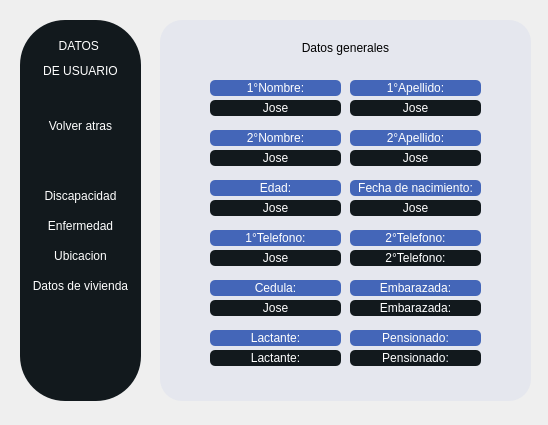
<?xml version="1.0" encoding="UTF-8"?>
<ui version="4.0">
 <class>Dialog</class>
 <widget class="QDialog" name="Dialog">
  <property name="geometry">
   <rect>
    <x>0</x>
    <y>0</y>
    <width>548</width>
    <height>425</height>
   </rect>
  </property>
  <property name="windowTitle">
   <string>Dialog</string>
  </property>
  <property name="styleSheet">
   <string notr="true">
		background-color: qlineargradient(spread:pad, x1:0.063, y1:0.346591, x2:0.982955, y2:0.477, stop:0 rgba(85, 85, 255, 255), stop:1 rgba(0, 170, 255, 255));\n
</string>
  </property>
  <widget class="QFrame" name="frame">
   <property name="geometry">
    <rect>
     <x>20</x>
     <y>20</y>
     <width>121</width>
     <height>381</height>
    </rect>
   </property>
   <property name="styleSheet">
    <string notr="true">QFrame{

background-color:#12191D;
border-radius: 45px;
}</string>
   </property>
   <property name="frameShape">
    <enum>QFrame::StyledPanel</enum>
   </property>
   <property name="frameShadow">
    <enum>QFrame::Raised</enum>
   </property>
   <widget class="QPushButton" name="buttonVoceroNew">
    <property name="geometry">
     <rect>
      <x>0</x>
      <y>160</y>
      <width>121</width>
      <height>31</height>
     </rect>
    </property>
    <property name="styleSheet">
     <string notr="true">QPushButton{
border:qlineargradient(spread:pad, x1:0, y1:0, x2:1, y2:1, stop:0 rgba(0, 0, 0, 0), stop:1 rgba(255, 255, 255, 0));
background-color: qlineargradient(spread:pad, x1:0, y1:0, x2:1, y2:1, stop:0 rgba(0, 0, 0, 0), stop:1 rgba(255, 255, 255, 0));
color:rgb(255, 255, 255);
font-size: 12px
}

QPushButton:hover{
background-color:rgb(0, 170, 255);
color:rgb(255, 255, 255);
font-size: 12px;
}</string>
    </property>
    <property name="text">
     <string>Discapacidad</string>
    </property>
    <property name="iconSize">
     <size>
      <width>20</width>
      <height>20</height>
     </size>
    </property>
   </widget>
   <widget class="QPushButton" name="buttonVoceroEdit">
    <property name="geometry">
     <rect>
      <x>0</x>
      <y>190</y>
      <width>121</width>
      <height>31</height>
     </rect>
    </property>
    <property name="styleSheet">
     <string notr="true">QPushButton{
border:qlineargradient(spread:pad, x1:0, y1:0, x2:1, y2:1, stop:0 rgba(0, 0, 0, 0), stop:1 rgba(255, 255, 255, 0));
background-color: qlineargradient(spread:pad, x1:0, y1:0, x2:1, y2:1, stop:0 rgba(0, 0, 0, 0), stop:1 rgba(255, 255, 255, 0));
color:rgb(255, 255, 255);
font-size: 12px
}

QPushButton:hover{
background-color:rgb(0, 170, 255);
color:rgb(255, 255, 255);
font-size: 12px;

}</string>
    </property>
    <property name="text">
     <string>Enfermedad</string>
    </property>
    <property name="iconSize">
     <size>
      <width>16</width>
      <height>16</height>
     </size>
    </property>
   </widget>
   <widget class="QPushButton" name="buttonVoceroDelete">
    <property name="geometry">
     <rect>
      <x>0</x>
      <y>250</y>
      <width>121</width>
      <height>31</height>
     </rect>
    </property>
    <property name="styleSheet">
     <string notr="true">QPushButton{
border:qlineargradient(spread:pad, x1:0, y1:0, x2:1, y2:1, stop:0 rgba(0, 0, 0, 0), stop:1 rgba(255, 255, 255, 0));
background-color: qlineargradient(spread:pad, x1:0, y1:0, x2:1, y2:1, stop:0 rgba(0, 0, 0, 0), stop:1 rgba(255, 255, 255, 0));
color:rgb(255, 255, 255);
font-size: 12px
}

QPushButton:hover{
background-color:rgb(0, 170, 255);
color:rgb(255, 255, 255);
font-size: 12px;

}</string>
    </property>
    <property name="text">
     <string>Datos de vivienda</string>
    </property>
    <property name="iconSize">
     <size>
      <width>17</width>
      <height>17</height>
     </size>
    </property>
   </widget>
   <widget class="QPushButton" name="buttonVoceroDelete_2">
    <property name="geometry">
     <rect>
      <x>0</x>
      <y>220</y>
      <width>121</width>
      <height>31</height>
     </rect>
    </property>
    <property name="styleSheet">
     <string notr="true">QPushButton{
border:qlineargradient(spread:pad, x1:0, y1:0, x2:1, y2:1, stop:0 rgba(0, 0, 0, 0), stop:1 rgba(255, 255, 255, 0));
background-color: qlineargradient(spread:pad, x1:0, y1:0, x2:1, y2:1, stop:0 rgba(0, 0, 0, 0), stop:1 rgba(255, 255, 255, 0));
color:rgb(255, 255, 255);
font-size: 12px
}

QPushButton:hover{
background-color:rgb(0, 170, 255);
color:rgb(255, 255, 255);
font-size: 12px;

}</string>
    </property>
    <property name="text">
     <string>Ubicacion</string>
    </property>
    <property name="iconSize">
     <size>
      <width>17</width>
      <height>17</height>
     </size>
    </property>
   </widget>
   <widget class="QLabel" name="label_20">
    <property name="geometry">
     <rect>
      <x>20</x>
      <y>10</y>
      <width>81</width>
      <height>31</height>
     </rect>
    </property>
    <property name="styleSheet">
     <string notr="true">QLabel{
color:rgb(255, 255, 255);
font: 12pt &quot;Comic Sans MS&quot;;
border-radius: 6px;
background-color: qlineargradient(spread:pad, x1:0, y1:0, x2:1, y2:1, stop:0 rgba(0, 0, 0, 0));

}</string>
    </property>
    <property name="text">
     <string>DATOS </string>
    </property>
    <property name="alignment">
     <set>Qt::AlignCenter</set>
    </property>
   </widget>
   <widget class="QLabel" name="label_21">
    <property name="geometry">
     <rect>
      <x>0</x>
      <y>35</y>
      <width>121</width>
      <height>31</height>
     </rect>
    </property>
    <property name="styleSheet">
     <string notr="true">QLabel{
color:rgb(255, 255, 255);
font: 12pt &quot;Comic Sans MS&quot;;
border-radius: 6px;
background-color: qlineargradient(spread:pad, x1:0, y1:0, x2:1, y2:1, stop:0 rgba(0, 0, 0, 0));

}</string>
    </property>
    <property name="text">
     <string>DE USUARIO</string>
    </property>
    <property name="alignment">
     <set>Qt::AlignCenter</set>
    </property>
   </widget>
   <widget class="QPushButton" name="buttonVoceroNew_2">
    <property name="geometry">
     <rect>
      <x>0</x>
      <y>90</y>
      <width>121</width>
      <height>31</height>
     </rect>
    </property>
    <property name="styleSheet">
     <string notr="true">QPushButton{
border:qlineargradient(spread:pad, x1:0, y1:0, x2:1, y2:1, stop:0 rgba(0, 0, 0, 0), stop:1 rgba(255, 255, 255, 0));
background-color: qlineargradient(spread:pad, x1:0, y1:0, x2:1, y2:1, stop:0 rgba(0, 0, 0, 0), stop:1 rgba(255, 255, 255, 0));
color:rgb(255, 255, 255);
font-size: 12px
}

QPushButton:hover{
background-color:rgb(0, 170, 255);
color:rgb(255, 255, 255);
font-size: 12px;
}</string>
    </property>
    <property name="text">
     <string>Volver atras</string>
    </property>
    <property name="iconSize">
     <size>
      <width>20</width>
      <height>20</height>
     </size>
    </property>
   </widget>
  </widget>
  <widget class="QFrame" name="frame_2">
   <property name="geometry">
    <rect>
     <x>160</x>
     <y>20</y>
     <width>371</width>
     <height>381</height>
    </rect>
   </property>
   <property name="styleSheet">
    <string notr="true">
background-color:#E5E7EE;
border-radius: 22px
</string>
   </property>
   <property name="frameShape">
    <enum>QFrame::StyledPanel</enum>
   </property>
   <property name="frameShadow">
    <enum>QFrame::Raised</enum>
   </property>
   <widget class="QLabel" name="label_7">
    <property name="geometry">
     <rect>
      <x>190</x>
      <y>80</y>
      <width>131</width>
      <height>16</height>
     </rect>
    </property>
    <property name="styleSheet">
     <string notr="true">QLabel{
background-color:#12191D;;
color: #ffffff;
border-radius:5px
}</string>
    </property>
    <property name="text">
     <string>Jose</string>
    </property>
    <property name="alignment">
     <set>Qt::AlignCenter</set>
    </property>
   </widget>
   <widget class="QLabel" name="label_47">
    <property name="geometry">
     <rect>
      <x>190</x>
      <y>280</y>
      <width>131</width>
      <height>16</height>
     </rect>
    </property>
    <property name="styleSheet">
     <string notr="true">QLabel{
background-color:#12191D;;
color: #ffffff;
border-radius:5px
}</string>
    </property>
    <property name="text">
     <string>Embarazada:</string>
    </property>
    <property name="alignment">
     <set>Qt::AlignCenter</set>
    </property>
   </widget>
   <widget class="QLabel" name="label_11">
    <property name="geometry">
     <rect>
      <x>50</x>
      <y>210</y>
      <width>131</width>
      <height>16</height>
     </rect>
    </property>
    <property name="styleSheet">
     <string notr="true">QLabel{background-color:#4466B8;
color: rgb(255, 255, 255);
border-radius: 5px
}</string>
    </property>
    <property name="text">
     <string>1°Telefono:</string>
    </property>
    <property name="alignment">
     <set>Qt::AlignCenter</set>
    </property>
   </widget>
   <widget class="QLabel" name="label_10">
    <property name="geometry">
     <rect>
      <x>50</x>
      <y>280</y>
      <width>131</width>
      <height>16</height>
     </rect>
    </property>
    <property name="styleSheet">
     <string notr="true">QLabel{
background-color:#12191D;;
color: #ffffff;
border-radius:5px
}</string>
    </property>
    <property name="text">
     <string>Jose</string>
    </property>
    <property name="alignment">
     <set>Qt::AlignCenter</set>
    </property>
   </widget>
   <widget class="QLabel" name="label_46">
    <property name="geometry">
     <rect>
      <x>190</x>
      <y>260</y>
      <width>131</width>
      <height>16</height>
     </rect>
    </property>
    <property name="styleSheet">
     <string notr="true">QLabel{background-color:#4466B8;
color: rgb(255, 255, 255);
border-radius: 5px
}</string>
    </property>
    <property name="text">
     <string>Embarazada:</string>
    </property>
    <property name="alignment">
     <set>Qt::AlignCenter</set>
    </property>
   </widget>
   <widget class="QLabel" name="label_6">
    <property name="geometry">
     <rect>
      <x>50</x>
      <y>130</y>
      <width>131</width>
      <height>16</height>
     </rect>
    </property>
    <property name="styleSheet">
     <string notr="true">QLabel{
background-color:#12191D;;
color: #ffffff;
border-radius:5px
}</string>
    </property>
    <property name="text">
     <string>Jose</string>
    </property>
    <property name="alignment">
     <set>Qt::AlignCenter</set>
    </property>
   </widget>
   <widget class="QLabel" name="label_14">
    <property name="geometry">
     <rect>
      <x>190</x>
      <y>330</y>
      <width>131</width>
      <height>16</height>
     </rect>
    </property>
    <property name="styleSheet">
     <string notr="true">QLabel{
background-color:#12191D;;
color: #ffffff;
border-radius:5px
}</string>
    </property>
    <property name="text">
     <string>Pensionado:</string>
    </property>
    <property name="alignment">
     <set>Qt::AlignCenter</set>
    </property>
   </widget>
   <widget class="QLabel" name="label_19">
    <property name="geometry">
     <rect>
      <x>50</x>
      <y>20</y>
      <width>271</width>
      <height>16</height>
     </rect>
    </property>
    <property name="styleSheet">
     <string notr="true">QLabel{background-color:#E5E7EE;
color:#000000;
border-radius: 5px
}</string>
    </property>
    <property name="text">
     <string>Datos generales</string>
    </property>
    <property name="alignment">
     <set>Qt::AlignCenter</set>
    </property>
   </widget>
   <widget class="QLabel" name="label_5">
    <property name="geometry">
     <rect>
      <x>50</x>
      <y>80</y>
      <width>131</width>
      <height>16</height>
     </rect>
    </property>
    <property name="styleSheet">
     <string notr="true">QLabel{
background-color:#12191D;
color: #ffffff;
border-radius:5px
}</string>
    </property>
    <property name="text">
     <string>Jose</string>
    </property>
    <property name="alignment">
     <set>Qt::AlignCenter</set>
    </property>
   </widget>
   <widget class="QLabel" name="label_17">
    <property name="geometry">
     <rect>
      <x>50</x>
      <y>160</y>
      <width>131</width>
      <height>16</height>
     </rect>
    </property>
    <property name="styleSheet">
     <string notr="true">QLabel{background-color:#4466B8;
color: rgb(255, 255, 255);
border-radius: 5px
}</string>
    </property>
    <property name="text">
     <string>Edad:</string>
    </property>
    <property name="alignment">
     <set>Qt::AlignCenter</set>
    </property>
   </widget>
   <widget class="QLabel" name="label_2">
    <property name="geometry">
     <rect>
      <x>50</x>
      <y>110</y>
      <width>131</width>
      <height>16</height>
     </rect>
    </property>
    <property name="styleSheet">
     <string notr="true">QLabel{background-color:#4466B8;
color: rgb(255, 255, 255);
border-radius: 5px
}</string>
    </property>
    <property name="text">
     <string>2°Nombre:</string>
    </property>
    <property name="alignment">
     <set>Qt::AlignCenter</set>
    </property>
   </widget>
   <widget class="QLabel" name="label_15">
    <property name="geometry">
     <rect>
      <x>190</x>
      <y>160</y>
      <width>131</width>
      <height>16</height>
     </rect>
    </property>
    <property name="styleSheet">
     <string notr="true">QLabel{background-color:#4466B8;
color: rgb(255, 255, 255);
border-radius: 5px
}</string>
    </property>
    <property name="text">
     <string>Fecha de nacimiento:</string>
    </property>
    <property name="alignment">
     <set>Qt::AlignCenter</set>
    </property>
   </widget>
   <widget class="QLabel" name="label_45">
    <property name="geometry">
     <rect>
      <x>190</x>
      <y>210</y>
      <width>131</width>
      <height>16</height>
     </rect>
    </property>
    <property name="styleSheet">
     <string notr="true">QLabel{background-color:#4466B8;
color: rgb(255, 255, 255);
border-radius: 5px
}</string>
    </property>
    <property name="text">
     <string>2°Telefono:</string>
    </property>
    <property name="alignment">
     <set>Qt::AlignCenter</set>
    </property>
   </widget>
   <widget class="QLabel" name="label_16">
    <property name="geometry">
     <rect>
      <x>190</x>
      <y>180</y>
      <width>131</width>
      <height>16</height>
     </rect>
    </property>
    <property name="styleSheet">
     <string notr="true">QLabel{
background-color:#12191D;;
color: #ffffff;
border-radius:5px
}</string>
    </property>
    <property name="text">
     <string>Jose</string>
    </property>
    <property name="alignment">
     <set>Qt::AlignCenter</set>
    </property>
   </widget>
   <widget class="QLabel" name="label_8">
    <property name="geometry">
     <rect>
      <x>190</x>
      <y>130</y>
      <width>131</width>
      <height>16</height>
     </rect>
    </property>
    <property name="styleSheet">
     <string notr="true">QLabel{
background-color:#12191D;;
color: #ffffff;
border-radius:5px
}</string>
    </property>
    <property name="text">
     <string>Jose</string>
    </property>
    <property name="alignment">
     <set>Qt::AlignCenter</set>
    </property>
   </widget>
   <widget class="QLabel" name="label_48">
    <property name="geometry">
     <rect>
      <x>50</x>
      <y>310</y>
      <width>131</width>
      <height>16</height>
     </rect>
    </property>
    <property name="styleSheet">
     <string notr="true">QLabel{background-color:#4466B8;
color: rgb(255, 255, 255);
border-radius: 5px
}</string>
    </property>
    <property name="text">
     <string>Lactante:</string>
    </property>
    <property name="alignment">
     <set>Qt::AlignCenter</set>
    </property>
   </widget>
   <widget class="QLabel" name="label_9">
    <property name="geometry">
     <rect>
      <x>50</x>
      <y>260</y>
      <width>131</width>
      <height>16</height>
     </rect>
    </property>
    <property name="styleSheet">
     <string notr="true">QLabel{background-color:#4466B8;
color: rgb(255, 255, 255);
border-radius: 5px
}</string>
    </property>
    <property name="text">
     <string>Cedula:</string>
    </property>
    <property name="alignment">
     <set>Qt::AlignCenter</set>
    </property>
   </widget>
   <widget class="QLabel" name="label_13">
    <property name="geometry">
     <rect>
      <x>190</x>
      <y>310</y>
      <width>131</width>
      <height>16</height>
     </rect>
    </property>
    <property name="styleSheet">
     <string notr="true">QLabel{background-color:#4466B8;
color: rgb(255, 255, 255);
border-radius: 5px
}</string>
    </property>
    <property name="text">
     <string>Pensionado:</string>
    </property>
    <property name="alignment">
     <set>Qt::AlignCenter</set>
    </property>
   </widget>
   <widget class="QLabel" name="label_18">
    <property name="geometry">
     <rect>
      <x>50</x>
      <y>180</y>
      <width>131</width>
      <height>16</height>
     </rect>
    </property>
    <property name="styleSheet">
     <string notr="true">QLabel{
background-color:#12191D;;
color: #ffffff;
border-radius:5px
}</string>
    </property>
    <property name="text">
     <string>Jose</string>
    </property>
    <property name="alignment">
     <set>Qt::AlignCenter</set>
    </property>
   </widget>
   <widget class="QLabel" name="label_22">
    <property name="geometry">
     <rect>
      <x>190</x>
      <y>230</y>
      <width>131</width>
      <height>16</height>
     </rect>
    </property>
    <property name="styleSheet">
     <string notr="true">QLabel{
background-color:#12191D;;
color: #ffffff;
border-radius:5px
}</string>
    </property>
    <property name="text">
     <string>2°Telefono:</string>
    </property>
    <property name="alignment">
     <set>Qt::AlignCenter</set>
    </property>
   </widget>
   <widget class="QLabel" name="label_3">
    <property name="geometry">
     <rect>
      <x>190</x>
      <y>60</y>
      <width>131</width>
      <height>16</height>
     </rect>
    </property>
    <property name="styleSheet">
     <string notr="true">QLabel{background-color:#4466B8;
color: rgb(255, 255, 255);
border-radius: 5px
}</string>
    </property>
    <property name="text">
     <string>1°Apellido:</string>
    </property>
    <property name="alignment">
     <set>Qt::AlignCenter</set>
    </property>
   </widget>
   <widget class="QLabel" name="label">
    <property name="geometry">
     <rect>
      <x>50</x>
      <y>60</y>
      <width>131</width>
      <height>16</height>
     </rect>
    </property>
    <property name="styleSheet">
     <string notr="true">QLabel{background-color:#4466B8;
color: rgb(255, 255, 255);
border-radius: 5px
}</string>
    </property>
    <property name="text">
     <string>1°Nombre:</string>
    </property>
    <property name="alignment">
     <set>Qt::AlignCenter</set>
    </property>
   </widget>
   <widget class="QLabel" name="label_4">
    <property name="geometry">
     <rect>
      <x>190</x>
      <y>110</y>
      <width>131</width>
      <height>16</height>
     </rect>
    </property>
    <property name="styleSheet">
     <string notr="true">QLabel{background-color:#4466B8;
color: rgb(255, 255, 255);
border-radius: 5px
}</string>
    </property>
    <property name="text">
     <string>2°Apellido:</string>
    </property>
    <property name="alignment">
     <set>Qt::AlignCenter</set>
    </property>
   </widget>
   <widget class="QLabel" name="label_12">
    <property name="geometry">
     <rect>
      <x>50</x>
      <y>230</y>
      <width>131</width>
      <height>16</height>
     </rect>
    </property>
    <property name="styleSheet">
     <string notr="true">QLabel{
background-color:#12191D;;
color: #ffffff;
border-radius:5px
}</string>
    </property>
    <property name="text">
     <string>Jose</string>
    </property>
    <property name="alignment">
     <set>Qt::AlignCenter</set>
    </property>
   </widget>
   <widget class="QLabel" name="label_49">
    <property name="geometry">
     <rect>
      <x>50</x>
      <y>330</y>
      <width>131</width>
      <height>16</height>
     </rect>
    </property>
    <property name="styleSheet">
     <string notr="true">QLabel{
background-color:#12191D;;
color: #ffffff;
border-radius:5px
}</string>
    </property>
    <property name="text">
     <string>Lactante:</string>
    </property>
    <property name="alignment">
     <set>Qt::AlignCenter</set>
    </property>
   </widget>
  </widget>
 </widget>
 <resources>
  <include location="Proyecto_Vesor/Proyecto-VESOR1/VESOR/Source.qrc"/>
 </resources>
 <connections/>
</ui>
